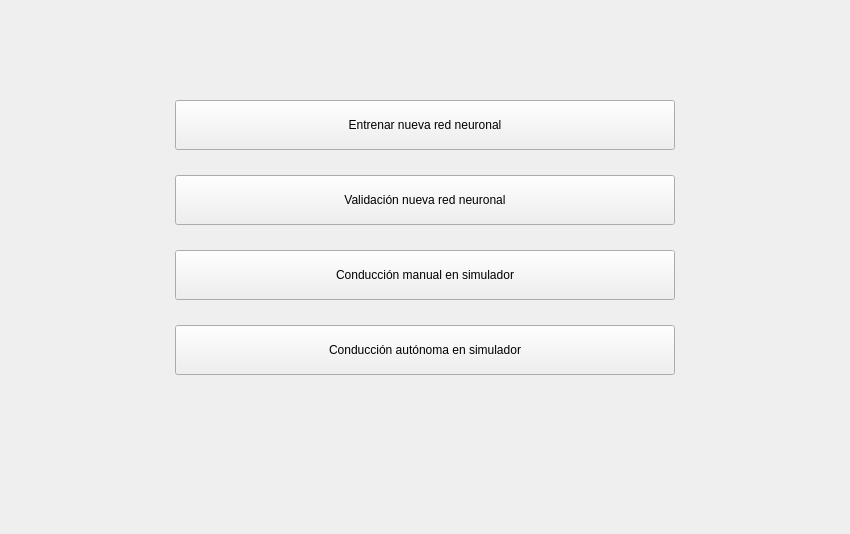
<?xml version="1.0" encoding="UTF-8"?>
<ui version="4.0">
 <class>MainWindow_Menu</class>
 <widget class="QMainWindow" name="MainWindow_Menu">
  <property name="geometry">
   <rect>
    <x>0</x>
    <y>0</y>
    <width>850</width>
    <height>534</height>
   </rect>
  </property>
  <property name="minimumSize">
   <size>
    <width>850</width>
    <height>534</height>
   </size>
  </property>
  <property name="maximumSize">
   <size>
    <width>850</width>
    <height>534</height>
   </size>
  </property>
  <property name="windowTitle">
   <string>Menú Principal</string>
  </property>
  <property name="windowIcon">
   <iconset resource="imagenes/fondoPrincipal.qrc">
    <normaloff>:/cct/droneIcono.jpg</normaloff>:/cct/droneIcono.jpg</iconset>
  </property>
  <property name="styleSheet">
   <string notr="true">border-image: url(:/cct/droneMenu.jpg);</string>
  </property>
  <widget class="QWidget" name="centralwidget">
   <widget class="QPushButton" name="pushButton_7">
    <property name="geometry">
     <rect>
      <x>175</x>
      <y>175</y>
      <width>500</width>
      <height>50</height>
     </rect>
    </property>
    <property name="styleSheet">
     <string notr="true">border-image: url(:/cct/fondoBlanco.jpeg);

font: 13pt \&quot;Copperplate Gothic Bold\&quot;;</string>
    </property>
    <property name="text">
     <string>Validación nueva red neuronal</string>
    </property>
   </widget>
   <widget class="QPushButton" name="pushButton_11">
    <property name="geometry">
     <rect>
      <x>175</x>
      <y>250</y>
      <width>500</width>
      <height>50</height>
     </rect>
    </property>
    <property name="styleSheet">
     <string notr="true">border-image: url(:/cct/fondoBlanco.jpeg);
font: 13pt \&quot;Copperplate Gothic Bold\&quot;;</string>
    </property>
    <property name="text">
     <string>Conducción manual en simulador</string>
    </property>
   </widget>
   <widget class="QPushButton" name="pushButton_8">
    <property name="geometry">
     <rect>
      <x>175</x>
      <y>325</y>
      <width>500</width>
      <height>50</height>
     </rect>
    </property>
    <property name="styleSheet">
     <string notr="true">border-image: url(:/cct/fondoBlanco.jpeg);

font: 13pt \&quot;Copperplate Gothic Bold\&quot;;</string>
    </property>
    <property name="text">
     <string>Conducción autónoma en simulador</string>
    </property>
   </widget>
   <widget class="QPushButton" name="pushButton_10">
    <property name="geometry">
     <rect>
      <x>175</x>
      <y>100</y>
      <width>500</width>
      <height>50</height>
     </rect>
    </property>
    <property name="styleSheet">
     <string notr="true">border-image: url(:/cct/fondoBlanco.jpeg);

font: 13pt \&quot;Copperplate Gothic Bold\&quot;;</string>
    </property>
    <property name="text">
     <string>Entrenar nueva red neuronal</string>
    </property>
   </widget>
  </widget>
 </widget>
 <resources>
  <include location="imagenes/fondoPrincipal.qrc"/>
 </resources>
 <connections/>
</ui>
